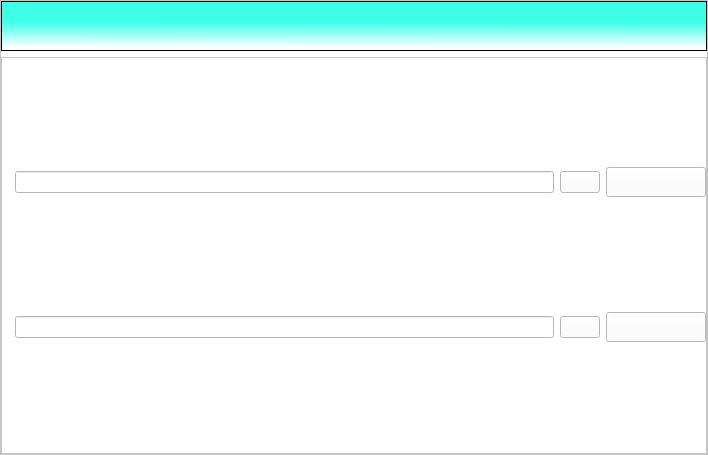
<?xml version="1.0" encoding="UTF-8"?>
<ui version="4.0">
 <class>Settings_Window</class>
 <widget class="QMainWindow" name="Settings_Window">
  <property name="windowModality">
   <enum>Qt::ApplicationModal</enum>
  </property>
  <property name="geometry">
   <rect>
    <x>0</x>
    <y>0</y>
    <width>708</width>
    <height>455</height>
   </rect>
  </property>
  <property name="windowTitle">
   <string>Settings</string>
  </property>
  <property name="styleSheet">
   <string notr="true">background-color: rgb(255, 255, 255);</string>
  </property>
  <widget class="QWidget" name="centralwidget">
   <layout class="QHBoxLayout" name="horizontalLayout">
    <property name="leftMargin">
     <number>0</number>
    </property>
    <property name="topMargin">
     <number>0</number>
    </property>
    <property name="rightMargin">
     <number>0</number>
    </property>
    <property name="bottomMargin">
     <number>0</number>
    </property>
    <item>
     <widget class="QFrame" name="frame">
      <property name="frameShape">
       <enum>QFrame::StyledPanel</enum>
      </property>
      <property name="frameShadow">
       <enum>QFrame::Raised</enum>
      </property>
      <layout class="QVBoxLayout" name="verticalLayout">
       <property name="leftMargin">
        <number>0</number>
       </property>
       <property name="topMargin">
        <number>0</number>
       </property>
       <property name="rightMargin">
        <number>0</number>
       </property>
       <property name="bottomMargin">
        <number>0</number>
       </property>
       <item>
        <widget class="QFrame" name="frame_2">
         <property name="minimumSize">
          <size>
           <width>0</width>
           <height>50</height>
          </size>
         </property>
         <property name="maximumSize">
          <size>
           <width>16777215</width>
           <height>50</height>
          </size>
         </property>
         <property name="styleSheet">
          <string notr="true">background-color: qlineargradient(spread:pad, x1:0.485, y1:0.415045, x2:0.480294, y2:0.932, stop:0 rgba(61, 255, 232, 255), stop:1 rgba(255, 255, 255, 255));</string>
         </property>
         <property name="frameShape">
          <enum>QFrame::StyledPanel</enum>
         </property>
         <property name="frameShadow">
          <enum>QFrame::Raised</enum>
         </property>
         <layout class="QHBoxLayout" name="horizontalLayout_2">
          <property name="leftMargin">
           <number>0</number>
          </property>
          <property name="topMargin">
           <number>0</number>
          </property>
          <property name="rightMargin">
           <number>0</number>
          </property>
          <property name="bottomMargin">
           <number>0</number>
          </property>
          <item alignment="Qt::AlignRight">
           <widget class="QPushButton" name="minimize_button">
            <property name="minimumSize">
             <size>
              <width>32</width>
              <height>32</height>
             </size>
            </property>
            <property name="maximumSize">
             <size>
              <width>32</width>
              <height>32</height>
             </size>
            </property>
            <property name="styleSheet">
             <string notr="true">background-color: rgb(0, 255, 255);</string>
            </property>
            <property name="text">
             <string/>
            </property>
            <property name="icon">
             <iconset resource="asset_loader.qrc">
              <normaloff>:/icons/assets/minimize_button.svg</normaloff>:/icons/assets/minimize_button.svg</iconset>
            </property>
            <property name="iconSize">
             <size>
              <width>20</width>
              <height>20</height>
             </size>
            </property>
            <property name="flat">
             <bool>true</bool>
            </property>
           </widget>
          </item>
          <item>
           <widget class="QPushButton" name="exit_button">
            <property name="minimumSize">
             <size>
              <width>32</width>
              <height>32</height>
             </size>
            </property>
            <property name="maximumSize">
             <size>
              <width>32</width>
              <height>32</height>
             </size>
            </property>
            <property name="styleSheet">
             <string notr="true">background-color: rgb(0, 255, 255);</string>
            </property>
            <property name="text">
             <string/>
            </property>
            <property name="icon">
             <iconset resource="asset_loader.qrc">
              <normaloff>:/icons/assets/x.svg</normaloff>:/icons/assets/x.svg</iconset>
            </property>
            <property name="iconSize">
             <size>
              <width>20</width>
              <height>20</height>
             </size>
            </property>
            <property name="flat">
             <bool>true</bool>
            </property>
           </widget>
          </item>
         </layout>
        </widget>
       </item>
       <item>
        <widget class="QFrame" name="frame_3">
         <property name="frameShape">
          <enum>QFrame::StyledPanel</enum>
         </property>
         <property name="frameShadow">
          <enum>QFrame::Raised</enum>
         </property>
         <layout class="QGridLayout" name="gridLayout">
          <property name="leftMargin">
           <number>0</number>
          </property>
          <property name="topMargin">
           <number>0</number>
          </property>
          <property name="rightMargin">
           <number>0</number>
          </property>
          <property name="bottomMargin">
           <number>0</number>
          </property>
          <item row="0" column="1">
           <widget class="QLineEdit" name="video_save_path"/>
          </item>
          <item row="0" column="0">
           <widget class="QLabel" name="video_save_location_label">
            <property name="text">
             <string/>
            </property>
            <property name="pixmap">
             <pixmap resource="asset_loader.qrc">:/icons/assets/video_save_location_text.svg</pixmap>
            </property>
            <property name="alignment">
             <set>Qt::AlignCenter</set>
            </property>
           </widget>
          </item>
          <item row="1" column="0">
           <widget class="QLabel" name="audio_save_location_label">
            <property name="text">
             <string/>
            </property>
            <property name="pixmap">
             <pixmap resource="asset_loader.qrc">:/icons/assets/audio_save_location_text.svg</pixmap>
            </property>
            <property name="alignment">
             <set>Qt::AlignCenter</set>
            </property>
           </widget>
          </item>
          <item row="0" column="3">
           <widget class="QPushButton" name="video_save_button">
            <property name="minimumSize">
             <size>
              <width>100</width>
              <height>30</height>
             </size>
            </property>
            <property name="maximumSize">
             <size>
              <width>100</width>
              <height>30</height>
             </size>
            </property>
            <property name="text">
             <string/>
            </property>
            <property name="icon">
             <iconset resource="asset_loader.qrc">
              <normaloff>:/icons/assets/save_text.svg</normaloff>:/icons/assets/save_text.svg</iconset>
            </property>
            <property name="iconSize">
             <size>
              <width>150</width>
              <height>150</height>
             </size>
            </property>
            <property name="flat">
             <bool>false</bool>
            </property>
           </widget>
          </item>
          <item row="1" column="1">
           <widget class="QLineEdit" name="audio_save_path"/>
          </item>
          <item row="1" column="3">
           <widget class="QPushButton" name="audio_save_button">
            <property name="minimumSize">
             <size>
              <width>100</width>
              <height>30</height>
             </size>
            </property>
            <property name="maximumSize">
             <size>
              <width>100</width>
              <height>30</height>
             </size>
            </property>
            <property name="text">
             <string/>
            </property>
            <property name="icon">
             <iconset resource="asset_loader.qrc">
              <normaloff>:/icons/assets/save_text.svg</normaloff>:/icons/assets/save_text.svg</iconset>
            </property>
            <property name="iconSize">
             <size>
              <width>150</width>
              <height>150</height>
             </size>
            </property>
           </widget>
          </item>
          <item row="0" column="2">
           <widget class="QPushButton" name="vidlocbrowser_button">
            <property name="text">
             <string/>
            </property>
            <property name="icon">
             <iconset resource="asset_loader.qrc">
              <normaloff>:/icons/assets/folder.svg</normaloff>:/icons/assets/folder.svg</iconset>
            </property>
           </widget>
          </item>
          <item row="1" column="2">
           <widget class="QPushButton" name="audlocbrowser_button">
            <property name="text">
             <string/>
            </property>
            <property name="icon">
             <iconset resource="asset_loader.qrc">
              <normaloff>:/icons/assets/folder.svg</normaloff>:/icons/assets/folder.svg</iconset>
            </property>
           </widget>
          </item>
         </layout>
        </widget>
       </item>
      </layout>
     </widget>
    </item>
   </layout>
  </widget>
 </widget>
 <resources>
  <include location="asset_loader.qrc"/>
 </resources>
 <connections/>
</ui>
